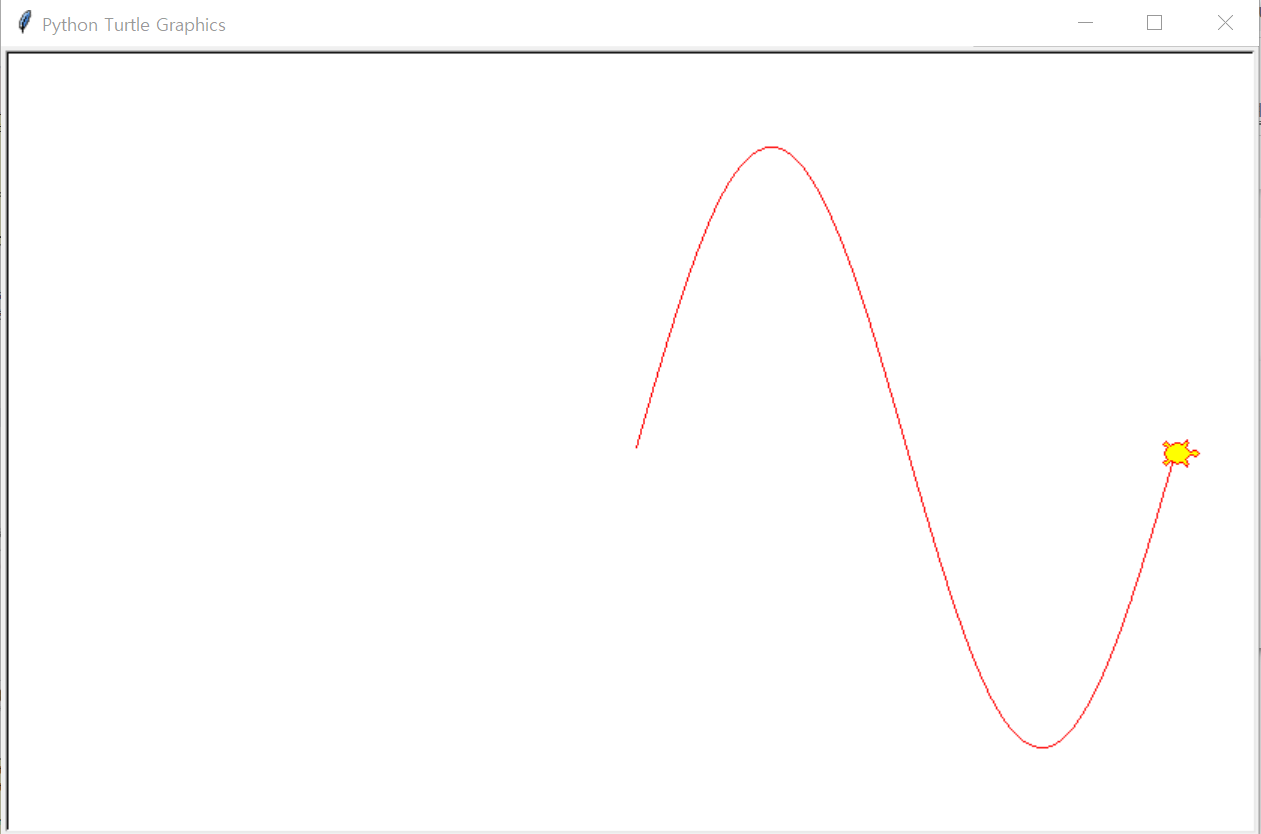

Generate this figure with Python:
import turtle
import math

t = turtle.Turtle()
t.shape("turtle")
t.color("red","yellow")

for x in range(0,360):
  t.goto(x,200*math.sin(x*3.14/180))
